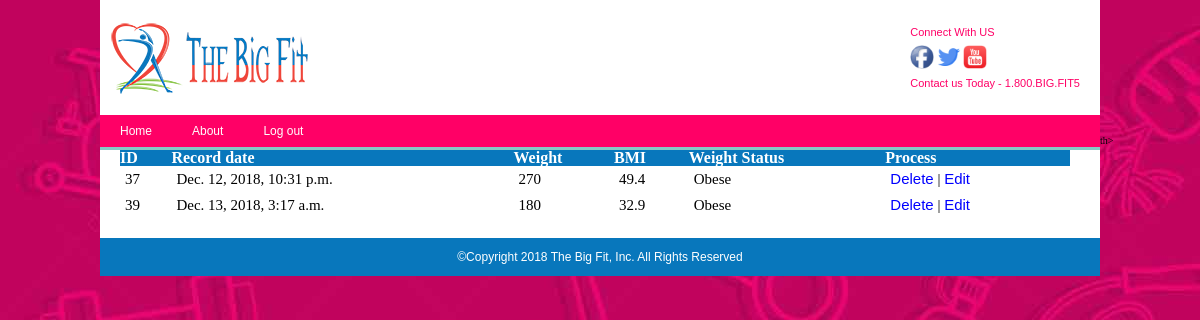
/weighthistory/ (signed in), run on the app's committed database.
### Bigfit/models.py (models this page shows, shortened)
class WeightTracker(models.Model):
    user = models.ForeignKey('User', blank=True, null=True, on_delete=models.CASCADE)
    record_date = models.DateTimeField(auto_now_add=True)
    weight = models.PositiveSmallIntegerField(validators=[MaxValueValidator(999)])
    insert_date = models.DateTimeField(auto_now_add=True)
    update_date = models.DateTimeField(auto_now=True)
    @property
    def bmi(self):
        inches = self.user.totalInches
        weight = self.weight
        bmi = round((weight / (inches * inches)) * 703.0, 1)
        return bmi
    def weightStatus(self):
        status = None
        if self.bmi <= 18.5:
            status = "Underweight"
        elif 18.5 <= self.bmi <= 24.9:
            status = "Normal weight"
        elif 25 <= self.bmi <= 29.9:
            status = "Overweight"
        elif self.bmi >= 30:
            status = "Obese"
        return status
    class Meta:
        ordering = ['user', 'record_date']

class User(AbstractUser):
    SEX_CHOICES = [('M', 'Male'), ('F', 'Female')]
    target_weight = models.PositiveSmallIntegerField(validators=[MaxValueValidator(999)], null=True)
    feet = models.PositiveSmallIntegerField(validators=[MaxValueValidator(9)], null=True)
    inches = models.PositiveSmallIntegerField(validators=[MaxValueValidator(11)], null=True)
    date_of_birth = models.DateField(null=True)
    gender = models.CharField(choices=SEX_CHOICES, max_length=1, null=True)
    zip_code = models.CharField(max_length=5, null=True)
    @property
    def totalInches(self):
        totalInches = self.feet*12 + self.inches
        return totalInches
    class Meta:
        ordering = ['last_name', 'first_name', 'id']

### Bigfit/views.py (the view)
# urls.py: path('weighthistory/', views.weighthistory),
def weighthistory(request):
    current_id = request.user.id
    weight_tracker_list_obj = models.WeightTracker.objects.filter(user_id=current_id)
    return render(request, 'weighthistory.html', {'li': weight_tracker_list_obj})

### templates/weighthistory.html (shortened to what this page needs)
{% extends 'base.html' %}
{% block content %}
        <table border="1">
            <tr>
                <th>ID</th>th>
                <th>Record date</th>
                <th>Weight</th>
                <th>BMI</th>
                <th>Weight Status</th>
                <th>Process</th>
            </tr>
            {% for item in li %}
            <tr>
                <td>{{ item.id }}
                <td>{{ item.record_date }}</td>
                <td>{{ item.weight }}</td>
                <td>{{ item.bmi }}</td>
                <td>{{ item.weightStatus }}</td>
                <td>
                    <a href="/delete?nid={{ item.id }}">Delete</a>
                    |
                    <a href="/editweight?nid={{ item.id }}">Edit</a>
                </td>
            </tr>
            {% endfor %}
        </table>
{% endblock %}

### static/styles.css (style rules this page uses)
﻿ html, body { margin: 0; padding: 0; border:0; background: transparent; font-size:10px; }
div, span, article, aside, footer, header, hgroup, nav, section, h1, h2, h3, h4, h5, h6, p, blockquote, a, ol, ul, li, table, tr, th, td, tbody, tfoot, thead { margin:0; padding:0; border:0; vertical-align: baseline; background:transparent; }
table { border-collapse: collapse; border-spacing:0; }
h1, h2, h3, h4, h5, h6, p, li, blockquote, td, th, a, caption, em, strong, strike { font-family: Arial, Helvetica, sans-serif; font-size:100%; font-weight: normal; font-style:normal; line-height: 100%; text-indent:0; text-decoration:none; text-align: left; color: #000; }
body { background-color:#EA0071 }
a:link { color: #00f; }
table { width:95%; }
th { font-weight:bold; }
thead,th { background: #ccc; }
#content table { width:95%; }
#content th { font-weight:bold; font-family: "Arial Rounded MT Bold"; color:#ffffff; }
#content thead,th { background:#0877BC; }
#content td { padding:5px 5px; font-family: "Arial Rounded MT Bold"; font-size:15px; }

### data on the page
WeightTracker: id "37", record_date "Dec. 12, 2018, 10:31 p.m.", weight "270", bmi "49.4", weightStatus "Obese"
WeightTracker: id "39", record_date "Dec. 13, 2018, 3:17 a.m.", weight "180", bmi "32.9", weightStatus "Obese"
